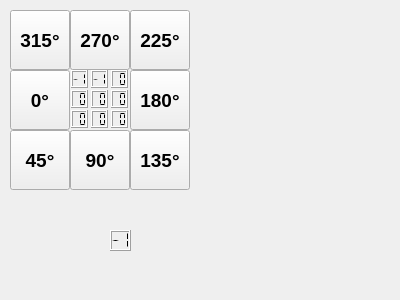
<?xml version="1.0" encoding="UTF-8"?>
<ui version="4.0">
 <class>Sobel</class>
 <widget class="QDockWidget" name="Sobel">
  <property name="geometry">
   <rect>
    <x>0</x>
    <y>0</y>
    <width>400</width>
    <height>300</height>
   </rect>
  </property>
  <property name="floating">
   <bool>true</bool>
  </property>
  <property name="features">
   <set>QDockWidget::DockWidgetClosable</set>
  </property>
  <property name="allowedAreas">
   <set>Qt::NoDockWidgetArea</set>
  </property>
  <property name="windowTitle">
   <string>Sobel</string>
  </property>
  <widget class="QWidget" name="dockWidgetContents">
   <widget class="QPushButton" name="pushButton">
    <property name="geometry">
     <rect>
      <x>10</x>
      <y>10</y>
      <width>60</width>
      <height>60</height>
     </rect>
    </property>
    <property name="font">
     <font>
      <pointsize>14</pointsize>
      <weight>75</weight>
      <bold>true</bold>
     </font>
    </property>
    <property name="text">
     <string>315°</string>
    </property>
   </widget>
   <widget class="QPushButton" name="pushButton_2">
    <property name="geometry">
     <rect>
      <x>70</x>
      <y>10</y>
      <width>60</width>
      <height>60</height>
     </rect>
    </property>
    <property name="font">
     <font>
      <pointsize>14</pointsize>
      <weight>75</weight>
      <bold>true</bold>
     </font>
    </property>
    <property name="text">
     <string>270°</string>
    </property>
   </widget>
   <widget class="QPushButton" name="pushButton_3">
    <property name="geometry">
     <rect>
      <x>130</x>
      <y>10</y>
      <width>60</width>
      <height>60</height>
     </rect>
    </property>
    <property name="font">
     <font>
      <pointsize>14</pointsize>
      <weight>75</weight>
      <bold>true</bold>
     </font>
    </property>
    <property name="text">
     <string>225°</string>
    </property>
   </widget>
   <widget class="QPushButton" name="pushButton_4">
    <property name="geometry">
     <rect>
      <x>10</x>
      <y>70</y>
      <width>60</width>
      <height>60</height>
     </rect>
    </property>
    <property name="minimumSize">
     <size>
      <width>0</width>
      <height>0</height>
     </size>
    </property>
    <property name="font">
     <font>
      <pointsize>14</pointsize>
      <weight>75</weight>
      <bold>true</bold>
     </font>
    </property>
    <property name="text">
     <string>0°</string>
    </property>
   </widget>
   <widget class="QPushButton" name="pushButton_5">
    <property name="geometry">
     <rect>
      <x>10</x>
      <y>130</y>
      <width>60</width>
      <height>60</height>
     </rect>
    </property>
    <property name="minimumSize">
     <size>
      <width>0</width>
      <height>0</height>
     </size>
    </property>
    <property name="font">
     <font>
      <pointsize>14</pointsize>
      <weight>75</weight>
      <bold>true</bold>
     </font>
    </property>
    <property name="text">
     <string>45°</string>
    </property>
   </widget>
   <widget class="QPushButton" name="pushButton_6">
    <property name="geometry">
     <rect>
      <x>70</x>
      <y>130</y>
      <width>60</width>
      <height>60</height>
     </rect>
    </property>
    <property name="minimumSize">
     <size>
      <width>0</width>
      <height>0</height>
     </size>
    </property>
    <property name="font">
     <font>
      <pointsize>14</pointsize>
      <weight>75</weight>
      <bold>true</bold>
     </font>
    </property>
    <property name="text">
     <string>90°</string>
    </property>
   </widget>
   <widget class="QPushButton" name="pushButton_7">
    <property name="geometry">
     <rect>
      <x>130</x>
      <y>130</y>
      <width>60</width>
      <height>60</height>
     </rect>
    </property>
    <property name="minimumSize">
     <size>
      <width>0</width>
      <height>0</height>
     </size>
    </property>
    <property name="font">
     <font>
      <pointsize>14</pointsize>
      <weight>75</weight>
      <bold>true</bold>
     </font>
    </property>
    <property name="text">
     <string>135°</string>
    </property>
   </widget>
   <widget class="QPushButton" name="pushButton_8">
    <property name="geometry">
     <rect>
      <x>130</x>
      <y>70</y>
      <width>60</width>
      <height>60</height>
     </rect>
    </property>
    <property name="minimumSize">
     <size>
      <width>0</width>
      <height>0</height>
     </size>
    </property>
    <property name="font">
     <font>
      <pointsize>14</pointsize>
      <weight>75</weight>
      <bold>true</bold>
     </font>
    </property>
    <property name="text">
     <string>180°</string>
    </property>
   </widget>
   <widget class="QLCDNumber" name="lcdNumber">
    <property name="geometry">
     <rect>
      <x>71</x>
      <y>70</y>
      <width>17</width>
      <height>18</height>
     </rect>
    </property>
    <property name="minimumSize">
     <size>
      <width>0</width>
      <height>0</height>
     </size>
    </property>
    <property name="font">
     <font>
      <pointsize>8</pointsize>
     </font>
    </property>
    <property name="smallDecimalPoint">
     <bool>false</bool>
    </property>
    <property name="digitCount">
     <number>2</number>
    </property>
    <property name="segmentStyle">
     <enum>QLCDNumber::Flat</enum>
    </property>
    <property name="intValue" stdset="0">
     <number>-1</number>
    </property>
   </widget>
   <widget class="QLCDNumber" name="lcdNumber_2">
    <property name="geometry">
     <rect>
      <x>71</x>
      <y>90</y>
      <width>17</width>
      <height>18</height>
     </rect>
    </property>
    <property name="minimumSize">
     <size>
      <width>0</width>
      <height>0</height>
     </size>
    </property>
    <property name="font">
     <font>
      <pointsize>8</pointsize>
     </font>
    </property>
    <property name="smallDecimalPoint">
     <bool>false</bool>
    </property>
    <property name="digitCount">
     <number>2</number>
    </property>
    <property name="segmentStyle">
     <enum>QLCDNumber::Flat</enum>
    </property>
   </widget>
   <widget class="QLCDNumber" name="lcdNumber_3">
    <property name="geometry">
     <rect>
      <x>71</x>
      <y>110</y>
      <width>17</width>
      <height>18</height>
     </rect>
    </property>
    <property name="minimumSize">
     <size>
      <width>0</width>
      <height>0</height>
     </size>
    </property>
    <property name="font">
     <font>
      <pointsize>8</pointsize>
     </font>
    </property>
    <property name="smallDecimalPoint">
     <bool>false</bool>
    </property>
    <property name="digitCount">
     <number>2</number>
    </property>
    <property name="segmentStyle">
     <enum>QLCDNumber::Flat</enum>
    </property>
   </widget>
   <widget class="QLCDNumber" name="lcdNumber_4">
    <property name="geometry">
     <rect>
      <x>91</x>
      <y>70</y>
      <width>17</width>
      <height>18</height>
     </rect>
    </property>
    <property name="minimumSize">
     <size>
      <width>0</width>
      <height>0</height>
     </size>
    </property>
    <property name="font">
     <font>
      <pointsize>8</pointsize>
     </font>
    </property>
    <property name="smallDecimalPoint">
     <bool>false</bool>
    </property>
    <property name="digitCount">
     <number>2</number>
    </property>
    <property name="segmentStyle">
     <enum>QLCDNumber::Flat</enum>
    </property>
    <property name="intValue" stdset="0">
     <number>-1</number>
    </property>
   </widget>
   <widget class="QLCDNumber" name="lcdNumber_5">
    <property name="geometry">
     <rect>
      <x>91</x>
      <y>110</y>
      <width>17</width>
      <height>18</height>
     </rect>
    </property>
    <property name="minimumSize">
     <size>
      <width>0</width>
      <height>0</height>
     </size>
    </property>
    <property name="font">
     <font>
      <pointsize>8</pointsize>
     </font>
    </property>
    <property name="smallDecimalPoint">
     <bool>false</bool>
    </property>
    <property name="digitCount">
     <number>2</number>
    </property>
    <property name="segmentStyle">
     <enum>QLCDNumber::Flat</enum>
    </property>
   </widget>
   <widget class="QLCDNumber" name="lcdNumber_6">
    <property name="geometry">
     <rect>
      <x>91</x>
      <y>90</y>
      <width>17</width>
      <height>18</height>
     </rect>
    </property>
    <property name="minimumSize">
     <size>
      <width>0</width>
      <height>0</height>
     </size>
    </property>
    <property name="font">
     <font>
      <pointsize>8</pointsize>
     </font>
    </property>
    <property name="smallDecimalPoint">
     <bool>false</bool>
    </property>
    <property name="digitCount">
     <number>2</number>
    </property>
    <property name="segmentStyle">
     <enum>QLCDNumber::Flat</enum>
    </property>
   </widget>
   <widget class="QLCDNumber" name="lcdNumber_7">
    <property name="geometry">
     <rect>
      <x>111</x>
      <y>70</y>
      <width>17</width>
      <height>18</height>
     </rect>
    </property>
    <property name="minimumSize">
     <size>
      <width>0</width>
      <height>0</height>
     </size>
    </property>
    <property name="font">
     <font>
      <pointsize>8</pointsize>
     </font>
    </property>
    <property name="smallDecimalPoint">
     <bool>false</bool>
    </property>
    <property name="digitCount">
     <number>2</number>
    </property>
    <property name="segmentStyle">
     <enum>QLCDNumber::Flat</enum>
    </property>
   </widget>
   <widget class="QLCDNumber" name="lcdNumber_8">
    <property name="geometry">
     <rect>
      <x>111</x>
      <y>110</y>
      <width>17</width>
      <height>18</height>
     </rect>
    </property>
    <property name="minimumSize">
     <size>
      <width>0</width>
      <height>0</height>
     </size>
    </property>
    <property name="font">
     <font>
      <pointsize>8</pointsize>
     </font>
    </property>
    <property name="smallDecimalPoint">
     <bool>false</bool>
    </property>
    <property name="digitCount">
     <number>2</number>
    </property>
    <property name="segmentStyle">
     <enum>QLCDNumber::Flat</enum>
    </property>
   </widget>
   <widget class="QLCDNumber" name="lcdNumber_9">
    <property name="geometry">
     <rect>
      <x>111</x>
      <y>90</y>
      <width>17</width>
      <height>18</height>
     </rect>
    </property>
    <property name="minimumSize">
     <size>
      <width>0</width>
      <height>0</height>
     </size>
    </property>
    <property name="font">
     <font>
      <pointsize>8</pointsize>
     </font>
    </property>
    <property name="smallDecimalPoint">
     <bool>false</bool>
    </property>
    <property name="digitCount">
     <number>2</number>
    </property>
    <property name="segmentStyle">
     <enum>QLCDNumber::Flat</enum>
    </property>
   </widget>
   <widget class="QLCDNumber" name="lcdNumber_10">
    <property name="geometry">
     <rect>
      <x>110</x>
      <y>230</y>
      <width>21</width>
      <height>21</height>
     </rect>
    </property>
    <property name="smallDecimalPoint">
     <bool>false</bool>
    </property>
    <property name="digitCount">
     <number>2</number>
    </property>
    <property name="segmentStyle">
     <enum>QLCDNumber::Flat</enum>
    </property>
    <property name="intValue" stdset="0">
     <number>-1</number>
    </property>
   </widget>
  </widget>
 </widget>
 <resources/>
 <connections/>
</ui>
